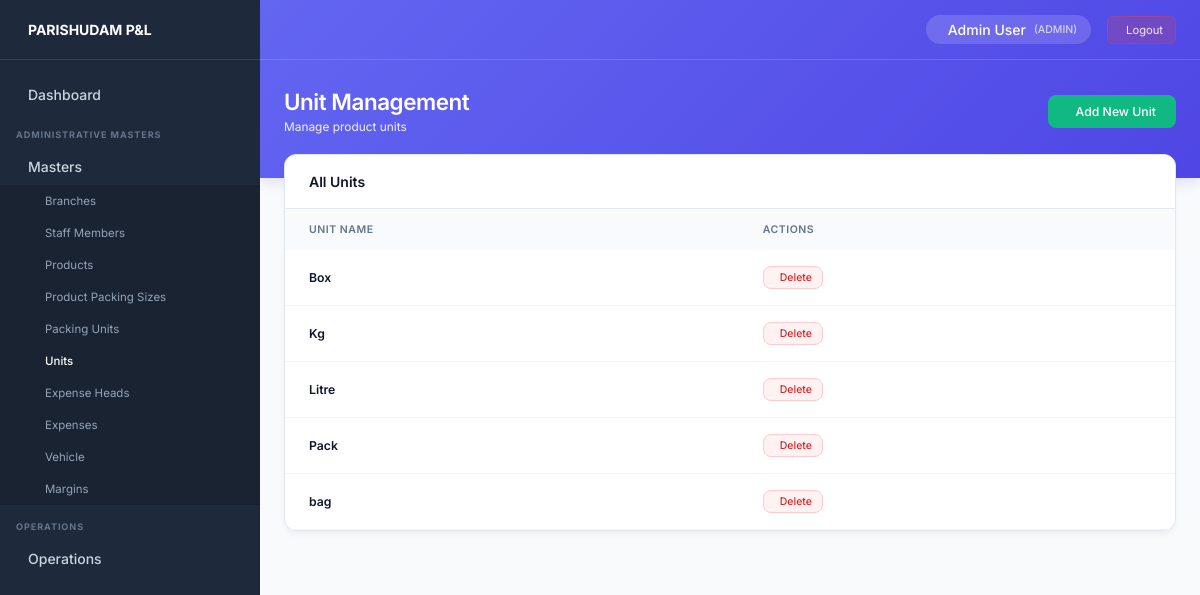
Screenshot of /units/ (signed in) with the database file from the repository.
### core/models.py (models this page shows, shortened)
class StaffProfile(models.Model):
    ROLE_CHOICES = (
        ('ADMIN', 'Admin'),
        ('STAFF', 'Staff'),
    )
    STATUS_CHOICES = (
        ('active', 'Active'),
        ('inactive', 'Inactive'),
    )
    user = models.OneToOneField(User, on_delete=models.CASCADE, related_name='profile')
    role = models.CharField(max_length=20, choices=ROLE_CHOICES, default='STAFF')
    branch = models.ForeignKey(Branch, on_delete=models.SET_NULL, null=True, blank=True, related_name='staff_members')
    phone = models.CharField(max_length=20, blank=True)
    status = models.CharField(max_length=10, choices=STATUS_CHOICES, default='active')
    created_at = models.DateTimeField(auto_now_add=True)
    updated_at = models.DateTimeField(auto_now=True)
    @property
    def is_admin(self):
        return self.role == 'ADMIN' or self.user.is_superuser

class Unit(models.Model):
    name = models.CharField(max_length=50, unique=True)
    created_at = models.DateTimeField(auto_now_add=True)
    updated_at = models.DateTimeField(auto_now=True)
    class Meta:
        ordering = ['name']

### core/views.py (the view)
# urls.py: path('units/', unit_list_view, name='unit_list'),
@login_required
def unit_list_view(request):
    if not request.user.profile.is_admin:
        messages.error(request, "Permission denied.")
        return redirect('dashboard')
    units = Unit.objects.all()
    return render(request, 'units/unit_list.html', {'units': units})

### templates/units/unit_list.html (shortened to what this page needs)
{% extends 'base.html' %}
{% block page_title %}Unit Management{% endblock %}
{% block page_subtitle %}Manage product units{% endblock %}
{% block header_actions %}
<a href="{% url 'unit_create' %}" class="btn-success">
     Add New Unit
</a>
{% endblock %}
{% block content %}
<div class="list-container">
    <div class="list-header">
        <h3 style="font-size: 1rem; font-weight: 600; color: #0f172a;">All Units</h3>
    </div>
    <table class="premium-table">
        <thead>
            <tr>
                <th>Unit Name</th>
                <th>Actions</th>
            </tr>
        </thead>
        <tbody>
            {% for unit in units %}
            <tr>
                <td style="font-weight: 600; color: #0f172a;">{{ unit.name }}</td>
                <td>
                    <div style="display: flex; gap: 8px;">
                        <a href="{% url 'unit_delete' unit.id %}" class="btn-secondary" style="padding: 4px 10px; font-size: 0.75rem; color: #dc2626; border-color: #fecaca; background: #fef2f2;" onclick="return confirm('Are you sure you want to delete unit \'{{ unit.name|escapejs }}\'?');">
                             Delete
                        </a>
                    </div>
                </td>
            </tr>
            {% empty %}
            <tr>
                <td colspan="2" style="text-align: center; color: #64748b; padding: 24px;">
                    No units found. Click "Add New Unit" to create one.
                </td>
            </tr>
            {% endfor %}
        </tbody>
    </table>
</div>
{% endblock %}

### templates/base.html (shortened to what this page needs)
<!DOCTYPE html>
<html lang="en">
<head>
</head>
<body>
    <aside class="sidebar">
        <div class="sidebar-header">
            <span>PARISHUDAM P&L</span>
        </div>
        <div class="sidebar-content">
            <a href="{% url 'dashboard' %}"
                class="nav-item {% if request.resolver_match.url_name == 'dashboard' %}active{% endif %}">
                <div class="nav-item-left">
                    Dashboard
                </div>
            </a>
            {% if request.user.profile.is_admin %}
            <div class="nav-section-title">ADMINISTRATIVE MASTERS</div>
            <div class="nav-item dropdown-toggle">
                <div class="nav-item-left">
                    Masters
                </div>
            </div>
            <div class="nav-submenu">
                <a href="{% url 'branch_list' %}">Branches</a>
                <a href="{% url 'staff_list' %}">Staff Members</a>
                <a href="{% url 'product_list' %}">Products</a>
                <a href="{% url 'product_packing_size_list' %}">Product Packing Sizes</a>
                <a href="{% url 'packing_unit_list' %}">Packing Units</a>
                <a href="{% url 'unit_list' %}">Units</a>
                <a href="{% url 'expense_head_list' %}">Expense Heads</a>
                <a href="{% url 'expense_list' %}">Expenses</a>
                <a href="{% url 'vehicle_list' %}">Vehicle</a>
                <a href="{% url 'margin_list' %}">Margins</a>
            </div>
            <div class="nav-section-title">OPERATIONS</div>
            <div class="nav-item dropdown-toggle">
                <div class="nav-item-left">
                    Operations
                </div>
            </div>
            {% endif %}
        </div>
    </aside>
    <div class="main-wrapper">
        <div class="top-banner">
            <div class="top-navbar">
                <div class="navbar-right">
                    <div class="user-chip">
                        <span>{{ request.user.get_full_name|default:request.user.username }}</span>
                        <span style="opacity: 0.7; font-size: 0.75rem;">({{ request.user.profile.role }})</span>
                    </div>
                    <a href="{% url 'logout' %}" class="logout-btn">
                         Logout
                    </a>
                </div>
            </div>
            <div class="banner-header">
                <div>
                    <h1 class="banner-title">{% block page_title %}Dashboard{% endblock %}</h1>
                    <p class="banner-subtitle">{% block page_subtitle %}{% endblock %}</p>
                </div>
                <div>
                    {% block header_actions %}{% endblock %}
                </div>
            </div>
        </div>
        <main class="content-area">
            {% block content %}{% endblock %}
        </main>
    </div>
</body>
</html>

### templates/base.html (style rules this page uses)
:root { --bg-sidebar: #1e293b; --bg-body: #f8fafc; --bg-banner: linear-gradient(135deg, #6366f1 0%, #4f46e5 100%); --text-sidebar: #cbd5e1; --text-sidebar-hover: #ffffff; --sidebar-border: #334155; --badge-bg: #d97706; --badge-text: #ffffff; --sidebar-width: 260px; }
* { margin: 0; padding: 0; box-sizing: border-box; font-family: 'Inter', sans-serif; font-size: 14px; }
body { background-color: var(--bg-body); color: #1e293b; display: flex; min-height: 100vh; overflow-x: hidden; }
.sidebar { width: var(--sidebar-width); background-color: var(--bg-sidebar); display: flex; flex-direction: column; position: fixed; height: 100vh; overflow-y: auto; z-index: 100; }
.sidebar-header { padding: 16px; font-size: 1.1rem; font-weight: 700; display: flex; align-items: center; gap: 12px; color: white; border-bottom: 1px solid var(--sidebar-border); height: 60px; }
.sidebar-content { padding: 16px 0; }
.nav-section-title { color: #64748b; font-size: 0.65rem; text-transform: uppercase; letter-spacing: 0.1em; font-weight: 700; margin: 16px 16px 8px 16px; }
.nav-item { display: flex; align-items: center; justify-content: space-between; padding: 10px 16px; color: var(--text-sidebar); text-decoration: none; font-size: 0.85rem; font-weight: 500; cursor: pointer; transition: color 0.2s, background-color 0.2s; }
.nav-item-left { display: flex; align-items: center; gap: 12px; }
.nav-submenu { background-color: rgba(0, 0, 0, 0.15); max-height: 0; overflow: hidden; transition: max-height 0.3s ease; }
.nav-submenu.open { max-height: 500px; }
.nav-submenu a { display: block; padding: 9px 16px 9px 45px; color: #94a3b8; text-decoration: none; font-size: 0.82rem; font-weight: 400; transition: color 0.2s; }
.nav-submenu a:hover, .nav-submenu a.active { color: white; font-weight: 500; }
.main-wrapper { flex: 1; margin-left: var(--sidebar-width); display: flex; flex-direction: column; min-height: 100vh; }
.top-banner { background: var(--bg-banner); color: white; display: flex; flex-direction: column; box-shadow: 0 4px 12px rgba(79, 70, 229, 0.15); }
.top-navbar { height: 60px; display: flex; align-items: center; justify-content: space-between; padding: 0 24px; border-bottom: 1px solid rgba(255, 255, 255, 0.15); }
.navbar-right { display: flex; align-items: center; gap: 16px; }
.navbar-right .user-chip { display: flex; align-items: center; gap: 8px; background: rgba(255, 255, 255, 0.15); padding: 6px 14px; border-radius: 20px; font-size: 0.85rem; font-weight: 500; }
.navbar-right a.logout-btn { color: rgba(255, 255, 255, 0.9); text-decoration: none; padding: 6px 12px; border-radius: 6px; background: rgba(239, 68, 68, 0.2); border: 1px solid rgba(239, 68, 68, 0.3); font-size: 0.8rem; display: flex; align-items: center; gap: 6px; transition: all 0.2s; }
.banner-header { padding: 28px 24px 44px 24px; display: flex; justify-content: space-between; align-items: center; }
.banner-title { font-size: 1.6rem; font-weight: 600; letter-spacing: -0.02em; }
.banner-subtitle { font-size: 0.85rem; opacity: 0.9; margin-top: 4px; }
.content-area { padding: 0 24px 24px 24px; margin-top: -24px; flex: 1; }
.list-container { background: white; border-radius: 12px; border: 1px solid #e2e8f0; box-shadow: 0 4px 6px -1px rgba(0, 0, 0, 0.05); overflow: hidden; margin-bottom: 24px; }
.list-header { padding: 18px 24px; border-bottom: 1px solid #e2e8f0; display: flex; justify-content: space-between; align-items: center; flex-wrap: wrap; gap: 16px; }
.btn-success { background: #10b981; color: white; padding: 9px 20px; border: none; border-radius: 8px; font-size: 0.875rem; font-weight: 500; cursor: pointer; transition: all 0.2s; display: inline-flex; align-items: center; gap: 8px; text-decoration: none; }
.btn-secondary { background: white; color: #475569; padding: 9px 18px; border-radius: 8px; text-decoration: none; font-weight: 500; font-size: 0.875rem; border: 1px solid #cbd5e1; transition: all 0.2s; display: inline-flex; align-items: center; gap: 6px; }
.premium-table { width: 100%; border-collapse: collapse; text-align: left; }
.premium-table th { background-color: #f8fafc; color: #64748b; font-size: 0.75rem; text-transform: uppercase; letter-spacing: 0.05em; padding: 14px 24px; font-weight: 600; }
.premium-table td { padding: 16px 24px; font-size: 0.875rem; color: #334155; border-bottom: 1px solid #f1f5f9; vertical-align: middle; }

### rows the page displays
Unit: name "Box"
Unit: name "Kg"
Unit: name "Litre"
Unit: name "Pack"
Unit: name "bag"

### other values shown
{{ request.user.get_full_name|default:request.user.username }} "Admin User"
{{ request.user.profile.role }} "ADMIN"
